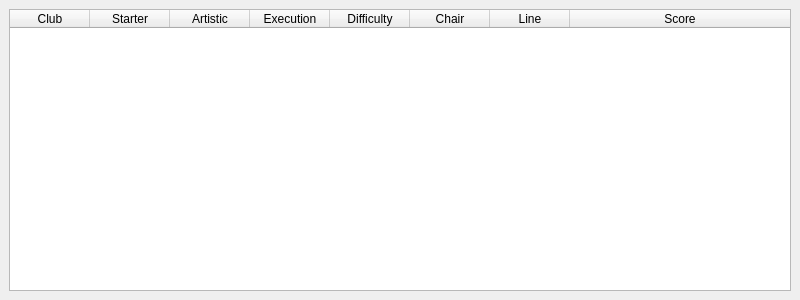
<?xml version="1.0" encoding="UTF-8"?>
<ui version="4.0">
 <class>ResultsWidget</class>
 <widget class="QMainWindow" name="ResultsWidget">
  <property name="geometry">
   <rect>
    <x>0</x>
    <y>0</y>
    <width>800</width>
    <height>300</height>
   </rect>
  </property>
  <property name="minimumSize">
   <size>
    <width>640</width>
    <height>300</height>
   </size>
  </property>
  <property name="windowTitle">
   <string>MainWindow</string>
  </property>
  <widget class="QWidget" name="centralwidget">
   <layout class="QVBoxLayout" name="verticalLayout">
    <item>
     <widget class="QTableWidget" name="startlist">
      <property name="editTriggers">
       <set>QAbstractItemView::NoEditTriggers</set>
      </property>
      <property name="selectionMode">
       <enum>QAbstractItemView::SingleSelection</enum>
      </property>
      <property name="selectionBehavior">
       <enum>QAbstractItemView::SelectRows</enum>
      </property>
      <attribute name="horizontalHeaderDefaultSectionSize">
       <number>80</number>
      </attribute>
      <attribute name="horizontalHeaderStretchLastSection">
       <bool>true</bool>
      </attribute>
      <attribute name="horizontalHeaderStretchLastSection">
       <bool>true</bool>
      </attribute>
      <attribute name="horizontalHeaderDefaultSectionSize">
       <number>80</number>
      </attribute>
      <column>
       <property name="text">
        <string>Club</string>
       </property>
      </column>
      <column>
       <property name="text">
        <string>Starter</string>
       </property>
      </column>
      <column>
       <property name="text">
        <string>Artistic</string>
       </property>
      </column>
      <column>
       <property name="text">
        <string>Execution</string>
       </property>
      </column>
      <column>
       <property name="text">
        <string>Difficulty</string>
       </property>
      </column>
      <column>
       <property name="text">
        <string>Chair</string>
       </property>
      </column>
      <column>
       <property name="text">
        <string>Line</string>
       </property>
      </column>
      <column>
       <property name="text">
        <string>Score</string>
       </property>
      </column>
     </widget>
    </item>
   </layout>
  </widget>
 </widget>
 <resources/>
 <connections/>
</ui>
